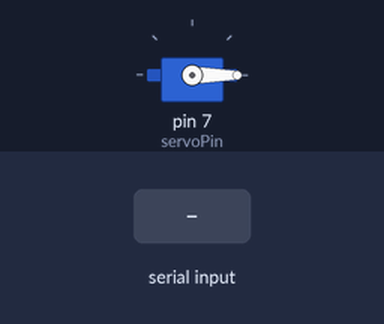
The sketch below on a simulated Arduino Uno, built with avr-gcc and run on an emulated ATmega328P. On the bench: servo. Inputs (shaded band) come from the test bench.

Above: at 1.7 s.
1.8 s: "90,45\n" received over Serial
At 2.6 s:
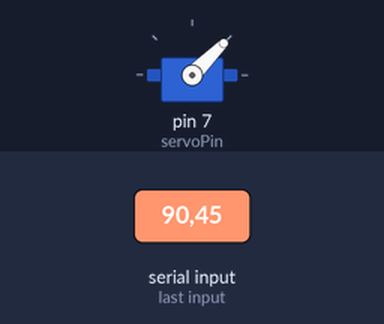
4.3 s: "30,150\n" received over Serial
At 4.8 s:
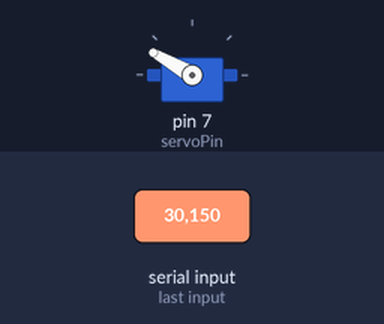
6.8 s: "200\n" received over Serial
At 7.6 s:
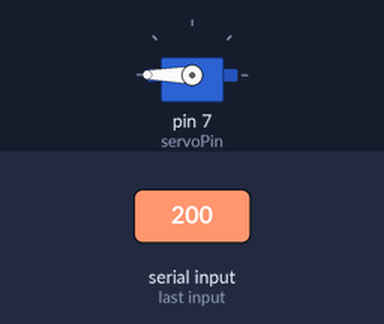
Timing chart, 0 to 9.8 s (numbered marks = the images above; inputs shaded):
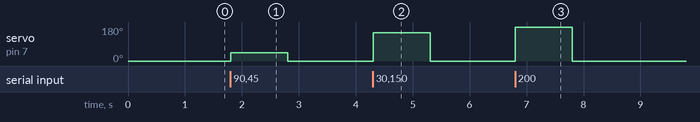

The sketch:

servo_move.ino
```cpp
#include<Servo.h>

Servo servo;
int servoPin = 7;

void setup()
{
  Serial.begin(9600);
  servo.attach(servoPin);
  servo.write(0); //0도
  delay(500);
}

void loop()
{
  if(Serial.available()) //시리얼 통신을 할 떄 데이터 수신 시 사용
  {
    int angle = Serial.parseInt();

    servo.write(angle);
  }
}
```

Measured:
- after the input at 1.8 s, servo on pin 7 (servoPin): 0° → 45° at once, → 0° 1.0 s later
- after the input at 4.3 s, servo on pin 7 (servoPin): 0° → 150° at once, → 0° 1.0 s later
- after the input at 6.8 s, servo on pin 7 (servoPin): 0° → 180° at once, → 0° 1.0 s later
